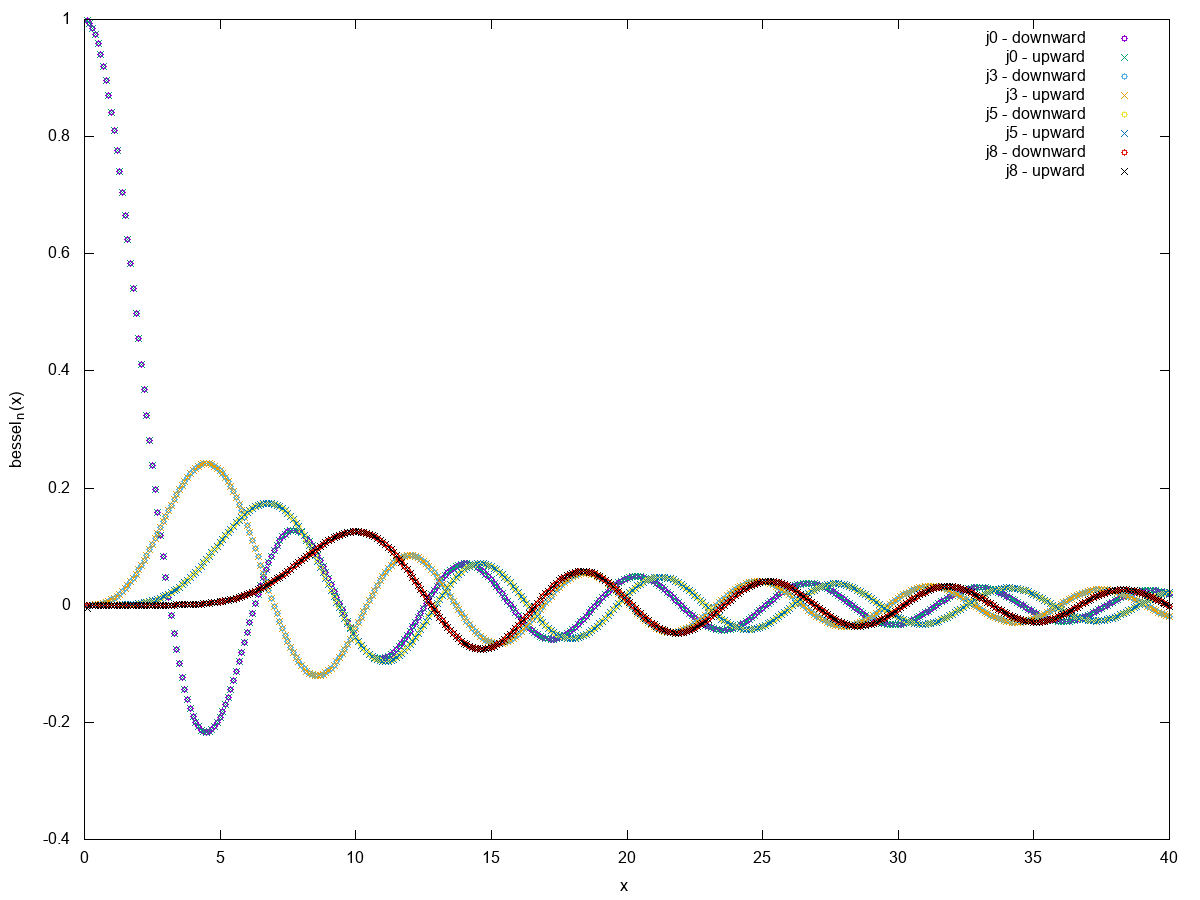

gnuplot code for this plot:
# a simle gnuplot macro

set encoding utf8
set term png size 1200,900 enhanced
set output 'bessel.png'

set xlabel "x"
set ylabel "bessel_n(x)"

DN=19
UP=2

plot "bessel0.dat" using 1:2 pt DN title "j0 - downward",\
     "bessel0.dat" using 1:3 pt UP title "j0 - upward",\
     "bessel3.dat" using 1:2 pt DN title "j3 - downward",\
     "bessel3.dat" using 1:3 pt UP title "j3 - upward",\
     "bessel5.dat" using 1:2 pt DN title "j5 - downward",\
     "bessel5.dat" using 1:3 pt UP title "j5 - upward",\
     "bessel8.dat" using 1:2 pt DN title "j8 - downward",\
     "bessel8.dat" using 1:3 pt UP title "j8 - upward"

